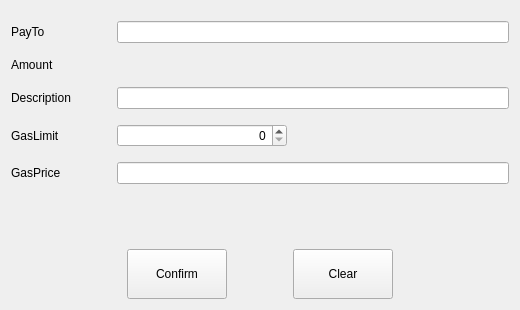
<?xml version="1.0" encoding="UTF-8"?>
<ui version="4.0">
 <class>SendTokenPage</class>
 <widget class="QWidget" name="SendTokenPage">
  <property name="enabled">
   <bool>true</bool>
  </property>
  <property name="geometry">
   <rect>
    <x>0</x>
    <y>0</y>
    <width>520</width>
    <height>310</height>
   </rect>
  </property>
  <property name="windowTitle">
   <string>Form</string>
  </property>
  <layout class="QVBoxLayout" name="verticalLayout">
   <item>
    <spacer name="verticalSpacer_2">
     <property name="orientation">
      <enum>Qt::Vertical</enum>
     </property>
     <property name="sizeType">
      <enum>QSizePolicy::Fixed</enum>
     </property>
     <property name="sizeHint" stdset="0">
      <size>
       <width>20</width>
       <height>10</height>
      </size>
     </property>
    </spacer>
   </item>
   <item>
    <layout class="QGridLayout" name="gridLayout">
     <property name="verticalSpacing">
      <number>15</number>
     </property>
     <item row="0" column="0">
      <widget class="QLabel" name="labelPayTo">
       <property name="minimumSize">
        <size>
         <width>100</width>
         <height>0</height>
        </size>
       </property>
       <property name="text">
        <string>PayTo</string>
       </property>
      </widget>
     </item>
     <item row="1" column="0">
      <widget class="QLabel" name="labelAmount">
       <property name="minimumSize">
        <size>
         <width>100</width>
         <height>0</height>
        </size>
       </property>
       <property name="text">
        <string>Amount</string>
       </property>
      </widget>
     </item>
     <item row="3" column="0">
      <widget class="QLabel" name="labelGasLimit">
       <property name="minimumSize">
        <size>
         <width>100</width>
         <height>0</height>
        </size>
       </property>
       <property name="text">
        <string>GasLimit</string>
       </property>
      </widget>
     </item>
     <item row="4" column="0">
      <widget class="QLabel" name="labelGasPrice">
       <property name="minimumSize">
        <size>
         <width>100</width>
         <height>0</height>
        </size>
       </property>
       <property name="text">
        <string>GasPrice</string>
       </property>
      </widget>
     </item>
     <item row="2" column="0">
      <widget class="QLabel" name="labelDescription">
       <property name="minimumSize">
        <size>
         <width>100</width>
         <height>0</height>
        </size>
       </property>
       <property name="text">
        <string>Description</string>
       </property>
      </widget>
     </item>
     <item row="0" column="1">
      <widget class="QValidatedLineEdit" name="lineEditPayTo"/>
     </item>
     <item row="2" column="1">
      <widget class="QLineEdit" name="lineEditDescription"/>
     </item>
     <item row="4" column="1">
      <widget class="BitcoinAmountField" name="lineEditGasPrice"/>
     </item>
     <item row="3" column="1">
      <widget class="QSpinBox" name="lineEditGasLimit">
       <property name="maximumSize">
        <size>
         <width>170</width>
         <height>16777215</height>
        </size>
       </property>
       <property name="alignment">
        <set>Qt::AlignRight|Qt::AlignTrailing|Qt::AlignVCenter</set>
       </property>
      </widget>
     </item>
     <item row="1" column="1">
      <widget class="TokenAmountField" name="lineEditAmount" native="true"/>
     </item>
    </layout>
   </item>
   <item>
    <spacer name="verticalSpacer">
     <property name="orientation">
      <enum>Qt::Vertical</enum>
     </property>
     <property name="sizeHint" stdset="0">
      <size>
       <width>20</width>
       <height>40</height>
      </size>
     </property>
    </spacer>
   </item>
   <item>
    <layout class="QHBoxLayout" name="horizontalLayout">
     <property name="rightMargin">
      <number>0</number>
     </property>
     <item>
      <spacer name="horizontalSpacer">
       <property name="orientation">
        <enum>Qt::Horizontal</enum>
       </property>
       <property name="sizeType">
        <enum>QSizePolicy::Expanding</enum>
       </property>
       <property name="sizeHint" stdset="0">
        <size>
         <width>40</width>
         <height>20</height>
        </size>
       </property>
      </spacer>
     </item>
     <item>
      <widget class="QPushButton" name="confirmButton">
       <property name="minimumSize">
        <size>
         <width>100</width>
         <height>50</height>
        </size>
       </property>
       <property name="text">
        <string>Confirm</string>
       </property>
      </widget>
     </item>
     <item>
      <spacer name="horizontalSpacer_2">
       <property name="orientation">
        <enum>Qt::Horizontal</enum>
       </property>
       <property name="sizeType">
        <enum>QSizePolicy::Fixed</enum>
       </property>
       <property name="sizeHint" stdset="0">
        <size>
         <width>60</width>
         <height>20</height>
        </size>
       </property>
      </spacer>
     </item>
     <item>
      <widget class="QPushButton" name="clearButton">
       <property name="minimumSize">
        <size>
         <width>100</width>
         <height>50</height>
        </size>
       </property>
       <property name="text">
        <string>Clear</string>
       </property>
      </widget>
     </item>
     <item>
      <spacer name="horizontalSpacer_3">
       <property name="orientation">
        <enum>Qt::Horizontal</enum>
       </property>
       <property name="sizeHint" stdset="0">
        <size>
         <width>40</width>
         <height>20</height>
        </size>
       </property>
      </spacer>
     </item>
    </layout>
   </item>
  </layout>
 </widget>
 <customwidgets>
  <customwidget>
   <class>QValidatedLineEdit</class>
   <extends>QLineEdit</extends>
   <header>qvalidatedlineedit.h</header>
  </customwidget>
  <customwidget>
   <class>BitcoinAmountField</class>
   <extends>QLineEdit</extends>
   <header>bitcoinamountfield.h</header>
   <container>1</container>
  </customwidget>
  <customwidget>
   <class>TokenAmountField</class>
   <extends>QWidget</extends>
   <header>tokenamountfield.h</header>
   <container>1</container>
  </customwidget>
 </customwidgets>
 <resources/>
 <connections/>
</ui>
